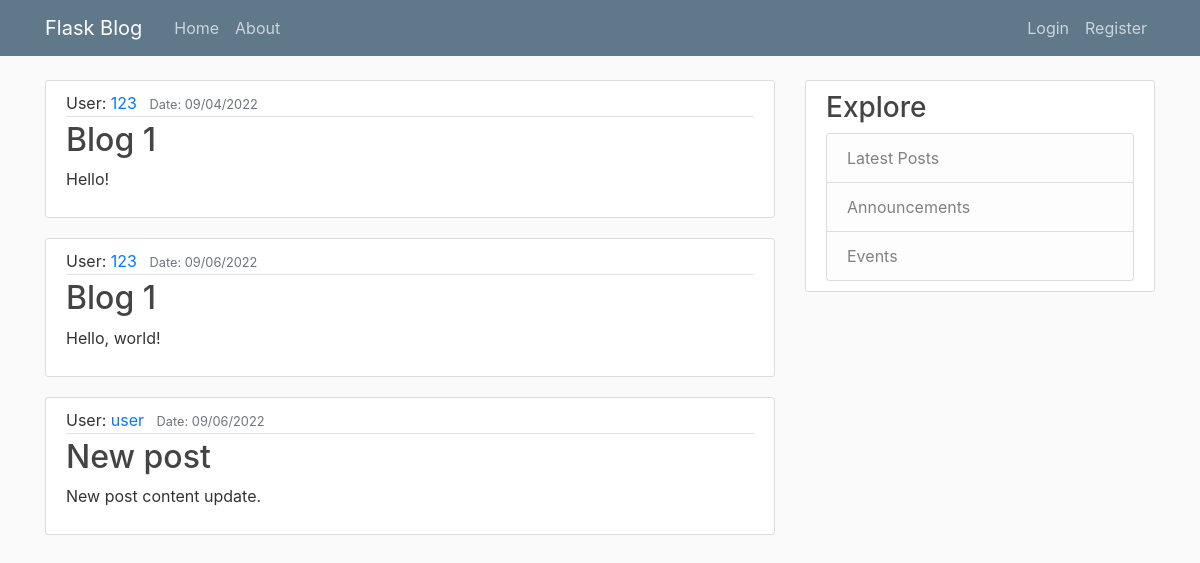
The page /home on the database its author committed.
### flaskblog/models.py (models this page shows, shortened)
class Post(db.Model):
    id = db.Column(db.Integer, primary_key=True)
    title = db.Column(db.String(100), nullable=False)
    date_posted = db.Column(db.DateTime, nullable=False, default=datetime.utcnow)
    content = db.Column(db.Text, nullable=False)
    user_id = db.Column(db.Integer, db.ForeignKey('user.id'), nullable=False)

class User(db.Model, UserMixin):
    id = db.Column(db.Integer, primary_key=True)
    username = db.Column(db.String(20), unique=True, nullable=False)
    email = db.Column(db.String(120), unique=True, nullable=False)
    image_file = db.Column(db.String(20), nullable=False, default='default_pic.jpg')
    password = db.Column(db.String(60), nullable=False)
    posts = db.relationship('Post', backref='author', lazy=True)

### flaskblog/routs.py (the view)
@app.route("/")
@app.route("/home")
def home():
    return render_template("home.html", blogs=Post.query.all())

### flaskblog/templates/home.html
{% extends "layout.html" %}
{% block content %}
    {% for post in blogs %}
        <article class="media content-section">
          <div class="media-body">
            <div class="article-metadata">
              User: <a class="mr-2" href="#">{{ post.author.username }}</a>
              <small class="text-muted">Date: {{ post.date_posted.strftime('%m/%d/%Y') }}</small>
            </div>
            <h2><a class="article-title" href="{{ url_for('post', post_id=post.id)}}">{{ post.title }}</a></h2>
            <p class="article-content">{{ post.content }}</p>
          </div>
        </article>
    {% endfor %}
{% endblock content %}

### flaskblog/templates/layout.html (shortened to what this page needs)
<!DOCTYPE html>
<html lang="en">
<head>
    <link rel="stylesheet" href="https://cdn.jsdelivr.net/npm/bootstrap@4.3.1/dist/css/bootstrap.min.css">
    <link rel="stylesheet" type="text/css" href="{{ url_for('static', filename='main.css') }}">
</head>
<body>
    <header class="site-header">
      <nav class="navbar navbar-expand-md navbar-dark bg-steel fixed-top">
        <div class="container">
          <a class="navbar-brand mr-4" href="/">Flask Blog</a>
          <div class="collapse navbar-collapse" id="navbarToggle">
            <div class="navbar-nav mr-auto">
              <a class="nav-item nav-link" href="{{ url_for('home') }}">Home</a>
              <a class="nav-item nav-link" href="{{ url_for('about') }}">About</a>
            </div>
              <div class="navbar-nav">
              {% if current_user.is_authenticated %}
                <a class="nav-item nav-link" href="{{ url_for('create_new_post') }}">New Post</a>
                <a class="nav-item nav-link" href="{{ url_for('logout') }}">Logout</a>
              {% else %}
                <a class="nav-item nav-link" href="{{ url_for('login') }}">Login</a>
                <a class="nav-item nav-link" href="{{ url_for('register') }}">Register</a>
              {% endif %}
              </div>
          </div>
        </div>
      </nav>
    </header>
    <main role="main" class="container">
      <div class="row">
        <div class="col-md-8">
            {% block content %}{% endblock %}
        </div>
        <div class="col-md-4">
          <div class="content-section">
            <h3>Explore</h3>
              <ul class="list-group">
                <li class="list-group-item list-group-item-light">Latest Posts</li>
                <li class="list-group-item list-group-item-light">Announcements</li>
                <li class="list-group-item list-group-item-light">Events</li>
              </ul>
          </div>
        </div>
      </div>
    </main>
</body>
</html>

### flaskblog/static/main.css (style rules this page uses)
body { background: #fafafa; color: #333333; margin-top: 5rem; }
h1, h2, h3, h4, h5, h6 { color: #444444; }
.bg-steel { background-color: #5f788a; }
.site-header .navbar-nav .nav-link { color: #cbd5db; }
.content-section { background: #ffffff; padding: 10px 20px; border: 1px solid #dddddd; border-radius: 3px; margin-bottom: 20px; }
.article-title { color: #444444; }
.article-content { white-space: pre-line; }
.article-metadata { padding-bottom: 1px; margin-bottom: 4px; border-bottom: 1px solid #e3e3e3 }

### rows shown on the page
Post: author.username "123", date_posted "09/04/2022", title "Blog 1", content "Hello!"
Post: author.username "123", date_posted "09/06/2022", title "Blog 1", content "Hello, world!"
Post: author.username "user", date_posted "09/06/2022", title "New post", content "New post content update."
